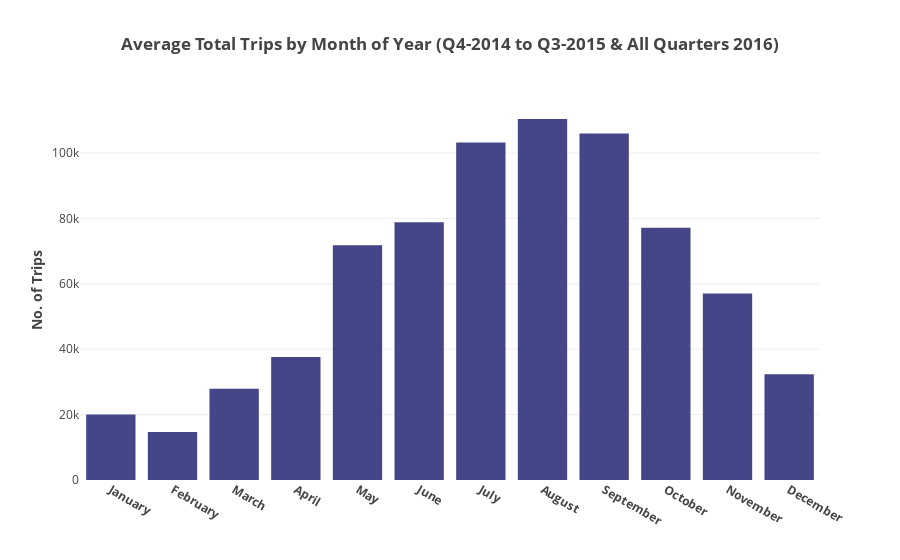

Notebook code cell kept with this figure:
### Code cell
# Plot in a chart
trace1 = go.Bar(
    y=allMonthlySummary_avgRides['Total'],
    x='<b>' + allMonthlySummary_avgRides['month_name'] + '</b>',
    #name='Casual Users',
    marker=dict(
        color='#454688'
    )
)
data = [trace1]

layout = go.Layout(
    title='<b>Average Total Trips by Month of Year (Q4-2014 to Q3-2015 & All Quarters 2016)</b>',
    yaxis=dict(
        title='<b>No. of Trips</b>',
        zeroline=False
    )
    #boxmode='group'
)
fig = go.Figure(data=data, layout=layout)
iplot(fig)

### Figure 1 — Plotly figure (JSON) as saved in the notebook; plotly's stock layout.template omitted (floating-point values rounded to 4 significant figures)
{"data": [{"marker": {"color": "#454688"}, "type": "bar", "x": ["<b>January</b>", "<b>February</b>", "<b>March</b>", "<b>April</b>", "<b>May</b>", "<b>June</b>", "<b>July</b>", "<b>August</b>", "<b>September</b>", "<b>October</b>", "<b>November</b>", "<b>December</b>"], "y": [20015, 14670.0, 27920, 37582, 71780.0, 78801, 103193, 110400.0, 105944, 77153, 57030.0, 32372]}], "layout": {"title": "<b>Average Total Trips by Month of Year (Q4-2014 to Q3-2015 & All Quarters 2016)</b>", "yaxis": {"title": "<b>No. of Trips</b>", "zeroline": false}}}
